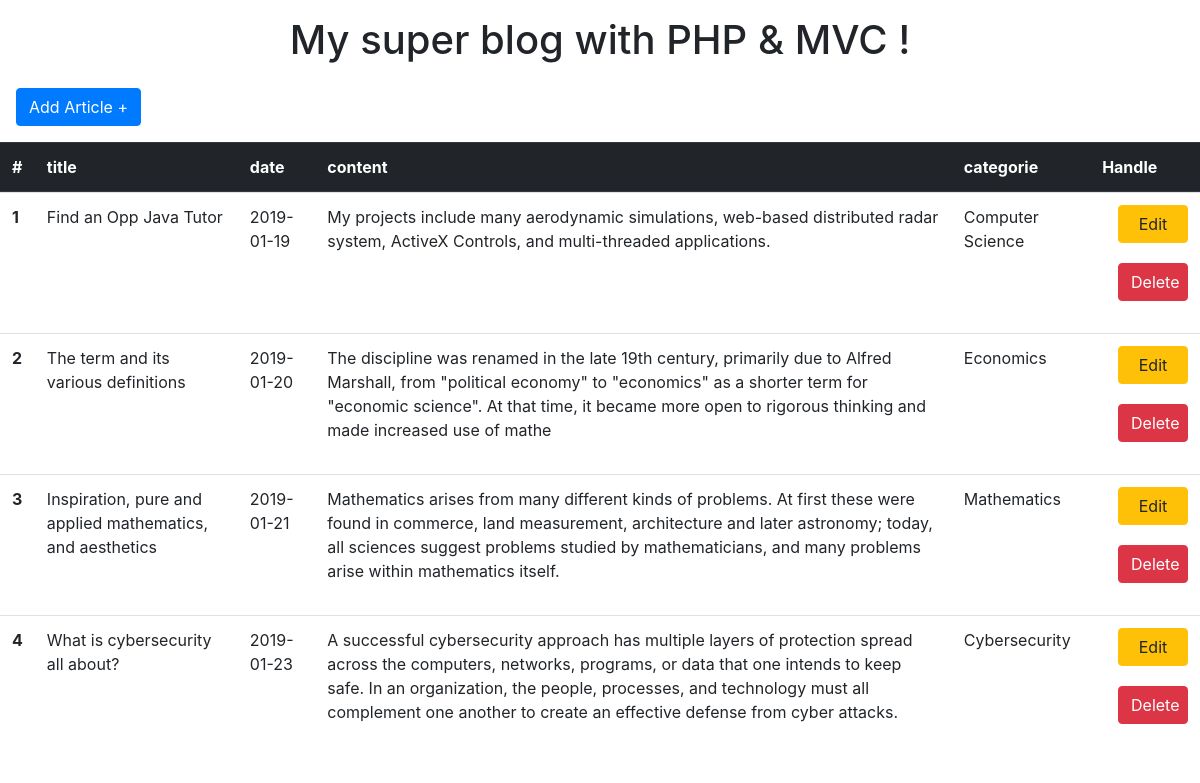
The page / on the database its author committed.
### tables this page shows
CREATE TABLE `article` (
  `id` int(11) NOT NULL,
  `title` varchar(100) NOT NULL,
  `article_date` date NOT NULL,
  `content` text NOT NULL,
  `categorie` varchar(200) NOT NULL
);

### Controller/articleController.php (called while the page is built, shortened)
<?php
require_once('Model/ArticleManager.php');
function listArticles()
{
    $articleManager = new ArticleManager();
    $articles = $articleManager->getArticles();
    require('View/listArticlesView.php');
}

### Model/ArticleManager.php (called while the page is built, shortened)
<?php
class ArticleManager extends Manager
{
    public function getArticles()
    {
        $db = parent::dbConnect();
        $req = $db->query('SELECT id, title, content, article_date,categorie FROM article ORDER BY article_date ASC');
        return $req;
    }
}

### View/listArticlesView.php (the view, shortened to what this page needs)
<h1 class="mt-3 text-center">My super blog with PHP & MVC !</h1>
<Button id="addBtn" class=" my-3 mx-3 btn btn-large btn-primary">Add Article +</Button>
<table class="table table-hover ">
    <tr>
        <thead class="thead-dark">
        <th scope="col">#</th>
        <th scope="col">title</th>
        <th scope="col">date</th>
        <th scope="col">content</th>
        <th scope="col">categorie</th>
        <th scope="col">Handle</th>
        </thead>
    </tr>
        <tbody>
    <?php while ($data = $articles->fetch()):
            $id=$data['id']; ?>
    <tr>
        <th scope="row"><?= $id?></th>
        <td><?=$data['title']; ?></td>
        <td><?=$data['article_date']; ?></td>
        <td><?=$data['content']; ?></td>
        <td><?=$data['categorie']; ?></td>
        <td><a  class="btn my-btn btn-warning " href="index.php?action=showEdit&amp;id=<?=$id?>">Edit</a> <a  class="btn my-btn  btn-danger" href="index.php?action=deleteArticle&amp;id=<?=$id?>">Delete</a></td>
    </tr>
    <?php endwhile;?>
        </tbody>
</table>
<?php $body = ob_get_clean(); ?>
<?php require('template.php'); ?>

### index.php
<?php
require('Controller/articleController.php');
try {
    if (isset($_GET['action'])) {
        if ($_GET['action'] == 'listArticles') {
            listArticles();
        }
        elseif ($_GET['action'] == 'addArticle') {
            $title = $_POST['title'];
            $article_date = $_POST['article_date'];
            $content = $_POST['content'];
            $categorie = $_POST['categorie'];
            if(!empty($title) && !empty($article_date) && !empty($content) && !empty($categorie)){
                addArticle($title,$article_date,$content,$categorie);
            } else{
                throw new Exception('you must fill all fields !');
            }
        }
        elseif ($_GET['action'] == 'showEdit'){
            $id = $_GET['id'];
            if(isset($id) && $id > 0){
                showEdit($id);
            }
            else {
                throw new Exception('id is not set');
            }
        }
        elseif ($_GET['action'] == 'editArticle'){
                $id = $_GET['id'];
            if (isset($id) && $id > 0) {
                $title = $_POST['title'];
                $article_date = $_POST['article_date'];
                $content = $_POST['content'];
                $categorie = $_POST['categorie'];
                editArticle($id,$title,$article_date,$content,$categorie);
            }
            else {
                throw new Exception('id is not set');
            }
        }
        elseif ($_GET['action'] == 'deleteArticle'){
            $id = $_GET['id'];
            if (isset($id) && $id > 0) {
                deleteArticle($id);
            }
            else {
                throw new Exception('id is not set');
            }
        }
    }
    else {
        listArticles();
    }
}
catch(Exception $e) {
    echo 'Error : ' . $e->getMessage();
}

### View/template.php (shortened to what this page needs)
<!DOCTYPE html>
<html>
    <head>
        <link rel="stylesheet" href="https://stackpath.bootstrapcdn.com/bootstrap/4.1.3/css/bootstrap.min.css">
        <link rel="stylesheet" href="Public/css/style.css">
    </head>
    <body>
        <?= $body ?>
    </body>
</html>

### Public/css/style.css (style rules this page uses)
.my-btn { display: inline-block; width:70px; float: right; margin-bottom: 20px; }
.text-center { text-align: center; }

### rows shown on the page
article: id "1", title "Find an Opp Java Tutor", article_date "2019-01-19", content "My projects include many aerodynamic simulations, web-based distributed radar system, ActiveX Controls, and multi-threaded applications.", categorie "Computer Science"
article: id "2", title "The term and its various definitions", article_date "2019-01-20", content "The discipline was renamed in the late 19th century, primarily due to Alfred Marshall, from \"political economy\" to \"economics\" as a shorter term for \"economic science\". At that time, it became more open to rigorous thinking and made increased use of mathe", categorie "Economics"
article: id "3", title "Inspiration, pure and applied mathematics, and aesthetics", article_date "2019-01-21", content "Mathematics arises from many different kinds of problems. At first these were found in commerce, land measurement, architecture and later astronomy; today, all sciences suggest problems studied by mathematicians, and many problems arise within mathematics itself.", categorie "Mathematics"
article: id "4", title "What is cybersecurity all about?", article_date "2019-01-23", content "A successful cybersecurity approach has multiple layers of protection spread across the computers, networks, programs, or data that one intends to keep safe. In an organization, the people, processes, and technology must all complement one another to create an effective defense from cyber attacks.", categorie "Cybersecurity"
